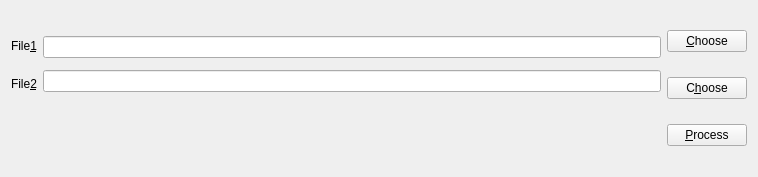
<?xml version="1.0" encoding="UTF-8"?>
<ui version="4.0">
 <class>MainWindow</class>
 <widget class="QMainWindow" name="MainWindow">
  <property name="geometry">
   <rect>
    <x>0</x>
    <y>0</y>
    <width>758</width>
    <height>177</height>
   </rect>
  </property>
  <property name="windowTitle">
   <string>Reject Duplicates</string>
  </property>
  <property name="toolButtonStyle">
   <enum>Qt::ToolButtonIconOnly</enum>
  </property>
  <widget class="QWidget" name="centralWidget">
   <layout class="QGridLayout" name="gridLayout">
    <item row="0" column="0" rowspan="2">
     <layout class="QVBoxLayout" name="verticalLayout">
      <item>
       <widget class="QLabel" name="label">
        <property name="text">
         <string>File&amp;1</string>
        </property>
        <property name="buddy">
         <cstring>lineEdit</cstring>
        </property>
       </widget>
      </item>
      <item>
       <widget class="QLabel" name="label_2">
        <property name="text">
         <string>File&amp;2</string>
        </property>
        <property name="buddy">
         <cstring>lineEdit_2</cstring>
        </property>
       </widget>
      </item>
     </layout>
    </item>
    <item row="0" column="1" rowspan="2">
     <layout class="QVBoxLayout" name="verticalLayout_2">
      <item>
       <widget class="QLineEdit" name="lineEdit"/>
      </item>
      <item>
       <widget class="QLineEdit" name="lineEdit_2"/>
      </item>
     </layout>
    </item>
    <item row="0" column="2">
     <widget class="QPushButton" name="pushButton">
      <property name="text">
       <string>&amp;Choose</string>
      </property>
     </widget>
    </item>
    <item row="1" column="2">
     <widget class="QPushButton" name="pushButton_2">
      <property name="text">
       <string>C&amp;hoose</string>
      </property>
     </widget>
    </item>
    <item row="2" column="2">
     <widget class="QPushButton" name="pushButton_3">
      <property name="toolTip">
       <string>请先选择文件！</string>
      </property>
      <property name="text">
       <string>&amp;Process</string>
      </property>
     </widget>
    </item>
   </layout>
  </widget>
 </widget>
 <layoutdefault spacing="6" margin="11"/>
 <resources/>
 <connections/>
</ui>
